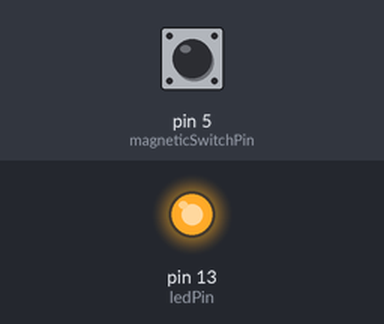
Recording of a sketch running on a simulated Arduino Uno, built with avr-gcc and run on an emulated ATmega328P. Shown: output pins drawn as LEDs (lit = HIGH). Inputs (shaded band) come from the test bench; at power-on: pin 5 (magneticSwitchPin) HIGH.

Above: at 1.2 s.
1.3 s: pin 5 (magneticSwitchPin) pulled LOW for 0.15 s
At 2.0 s:
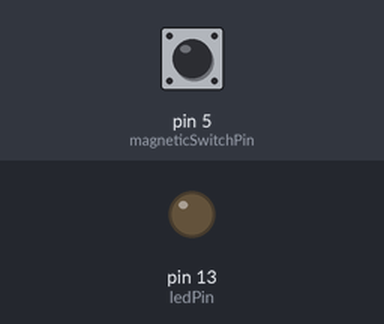
2.9 s: pin 5 (magneticSwitchPin) pulled LOW for 1 s
At 4.4 s:
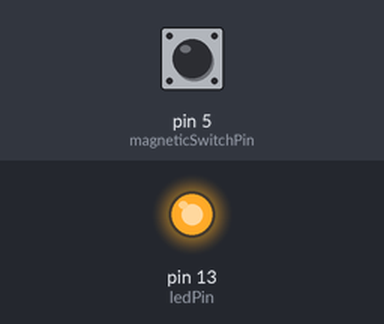
5.4 s: pin 5 (magneticSwitchPin) pulled LOW for 3.2 s
At 9.2 s:
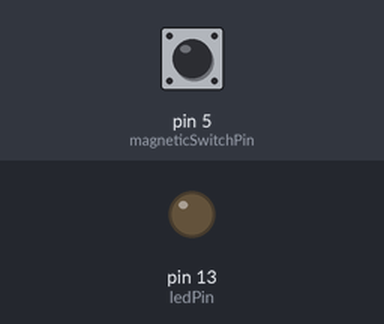
Timing chart, 0 to 10.7 s (numbered marks = the images above; inputs shaded):
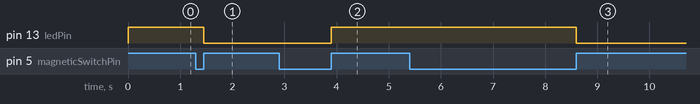

The sketch:

magnetic-door-sensor.ino
```cpp
/* #include <SmartCityNodeLib.h>

http://www.instructables.com/id/Magnetic-Door-Sensor-and-Arduino/?ALLSTEPS

*/

const int magneticSwitchPin = 5;
const int ledPin = 13;
int magneticDirectionState = 0;
int ledState = LOW;

void setup() {
pinMode(magneticSwitchPin, INPUT);
pinMode(ledPin, OUTPUT);
digitalWrite(magneticSwitchPin, HIGH);
digitalWrite(ledPin, LOW);
}

void loop() {
  if(digitalRead(magneticSwitchPin) == HIGH & magneticDirectionState == 0) {
    ledState = HIGH;
    digitalWrite(ledPin, HIGH);
  }
  if (digitalRead(magneticSwitchPin) == LOW & ledState == HIGH) {
    magneticDirectionState = 1;
  }
  if(digitalRead(magneticSwitchPin) == HIGH & magneticDirectionState == 1) {
    ledState = LOW;
    digitalWrite(ledPin, LOW);
  }
  if (digitalRead(magneticSwitchPin) == LOW & ledState == LOW) {
    magneticDirectionState = 0;
  }
}
```

Measured:
- after the input at 1.3 s, pin 13 (ledPin): HIGH → LOW after 0.15 s
- after the input at 2.9 s, pin 13 (ledPin): LOW → HIGH after 1.0 s
- after the input at 5.4 s, pin 13 (ledPin): HIGH → LOW after 3.2 s
